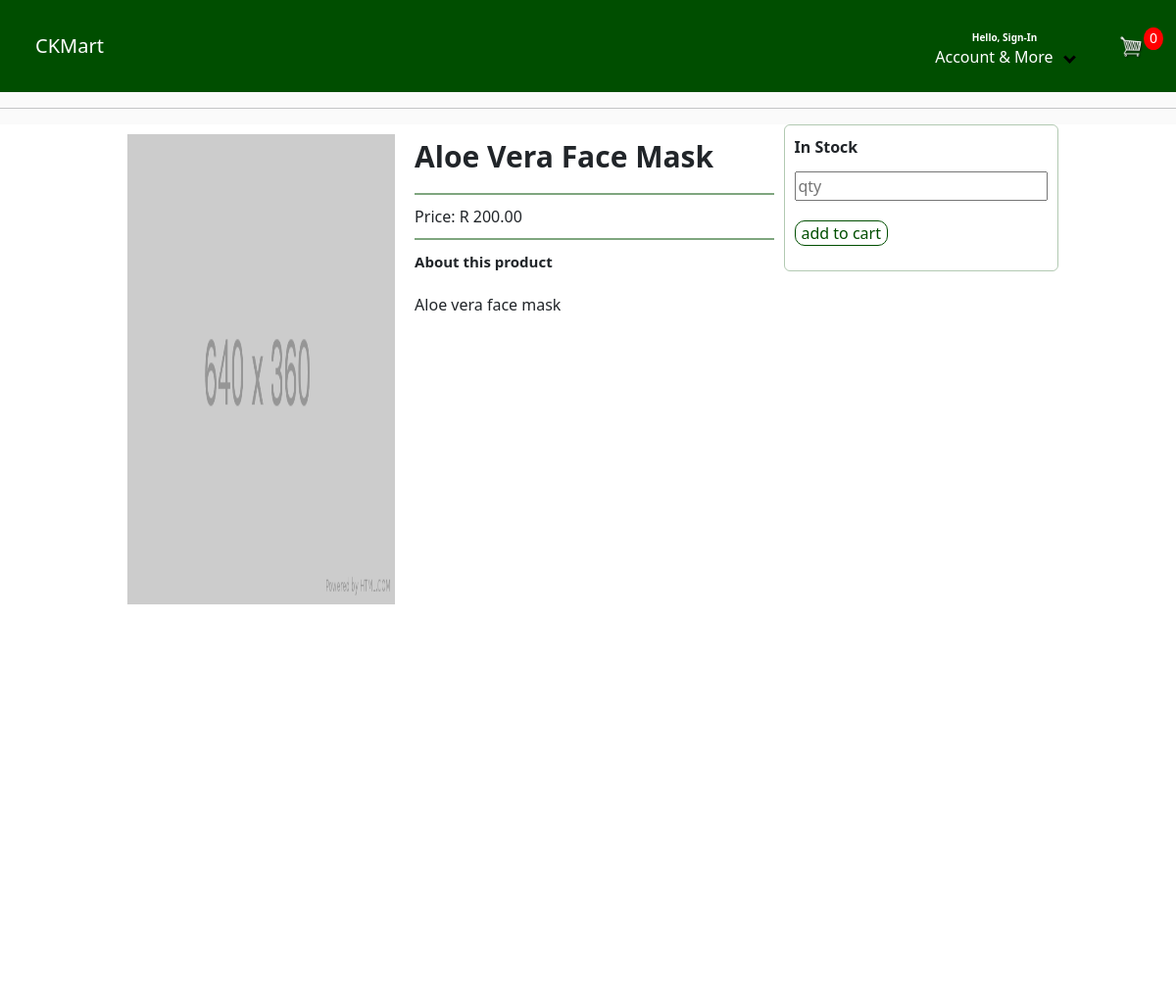
Page /store/product/1/ on the committed database.
### store/models.py (models this page shows, shortened)
class Product( models.Model ):
    name = models.CharField( max_length=200 )
    description = models.CharField( null=True, blank=True, max_length=200 )
    price = models.DecimalField( max_digits=7, decimal_places=2 )
    image = models.ImageField( default='placeholder.png', blank=True )
    @property
    def imageURL( self ):
        try:
            url = self.image.url
        except:
            url = ''
        return url

### store/views.py (the view)
# urls.py: path('product/<int:id>/', views.product, name='product'),
def product( request, id ):
    product = Product.objects.get(id=id)
    data = cartData( request )
    cartItems = data['cartItems']
    context = { 'product': product, 'cartItems': cartItems }
    return render(request, 'store/product.html', context)

### store/utils.py (called while the page is built, shortened)
def cookieCart ( request ):
    try:
        cart = json.loads( request.COOKIES['cart'] )
    except:
        cart = {}
    items = []
    order = {'get_cart_total': 0, 'get_cart_items': 0, 'shipping': False }
    cartItems = order['get_cart_items']
    if ( len( items ) > 0 ):
            order['shipping'] = True
    return { 'items': items, 'order': order, 'cartItems': cartItems }

def cartData( request ):
    if request.user.is_authenticated:
        account = request.user
        try:
            order = Order.objects.get( account=account )
            items = order.orderitem_set.all()
            cartItems = order.get_cart_items
        except:
            print('error occured')
            order = None
            items = None
            cartItems = 0
    else:
        cookieData = cookieCart( request )
        items = cookieData['items']
        order = cookieData['order']
        cartItems = cookieData['cartItems']
    return  { 'items': items, 'order': order, 'cartItems': cartItems }

### store/templates/store/product.html
{% extends 'store/main.html' %}
{% block content %}
<div class="ck-product-container">
    <div class="ck-content-wrapper">
        <div class="ck-product-wrapper">
            <div class="ck-product-brand-wrapper">
                <img src="{{ product.imageURL }}"/>
            </div>
            <div class="ck-product-description-wrapper">
                <div class="ck-product-description-container-1">
                    <span class="ck-title ck-title-3">{{ product.name }} </span>
                </div>
                <div class="ck-product-descripion-horizontal-divider"></div>
                <div class="ck-product-description-container-2">
                    <span>Price: R {{ product.price | floatformat:2 }} </span>
                </div>
                <div class="ck-product-descripion-horizontal-divider"></div>
                <div class="ck-product-description-container-3">
                    <span class="ck-title ck-title-2">About this product</span>
                    <p class="ck-product-description-container-3-wrapper">{{ product.description }} </p>
                </div>
            </div>
            <div class="ck-product-cart-wrapper">
                <span class="ck-title ck-title-1 ck-mg-btm-3">In Stock</span>
                <input class="ck-input ck-product-cart-qty" name="product-qty" type="number" placeholder="qty" min=0>
                <button class="ck-button ck-button-primary-outline ck-product-cart-button add-btn update-cart"
                    data-product="{{ product.id }}" data-action="add"
                >add to cart</button>
            </div>
        </div>
    </div>
</div>
{% endblock %}

### static/css/store/main.css (style rules this page uses)
body { background-color: hsl(0, 0%, 98%); }
.ck-button { cursor: pointer; border: none; line-height: initial; }
.ck-button-primary-outline { border: 1px solid; background: var(--white); color: var(--primary); }
.ck-title { font-weight: 700; }
.ck-title-3 { font-size: 30px; }
.ck-title-2 { font-size: 20px; }
.ck-title-2 { font-size: 15px; }
.ck-product-wrapper { margin: auto; width: 80%; overflow: auto; display: flex; min-height: 500px; }
.ck-product-brand-wrapper { width: 40%; height: 500px; position: relative; }
.ck-product-brand-wrapper img { position: absolute; width: 100%; height: 100%; padding: 10px; }
.ck-product-description-wrapper { width: 50%; height: 900px; margin-left: 10px; }
.ck-product-cart-wrapper { height: 150px; border: 1px solid rgba(0, 78, 0, .3); border-radius: 6px; padding: 10px; margin-left: 10px; box-sizing: border-box; position: relative; }
.ck-product-descripion-horizontal-divider { height: 2px; border: 1px solid rgba(0, 78, 0, .5); }
.ck-product-description-container-1 { min-height: 60px; }
.ck-product-description-container-1, .ck-product-description-container-2, .ck-product-description-container-3 { padding-top: 10px; margin-bottom: 10px; }
.ck-product-description-container-3-wrapper { margin-top: 20px; }
.ck-mg-btm-3 { margin-bottom: 3px; }
.ck-product-cart-wrapper span { display: block; }
.ck-product-cart-button { border-radius: 10px; margin-top: 10px; }
.ck-product-cart-qty { margin: 10px 0; }
.ck-input { width: 100%; }

### static/css/store/_variables.css (style rules this page uses)
:root { --primary: #004e00; --white: #fff; --black: #000; --default: #ccc; }

### rows in the picture
Product: imageURL (placeholder picture), name "Aloe Vera Face Mask", price "200.00", description "Aloe vera face mask"

### other values in the picture
{{ cartItems }} "0"
